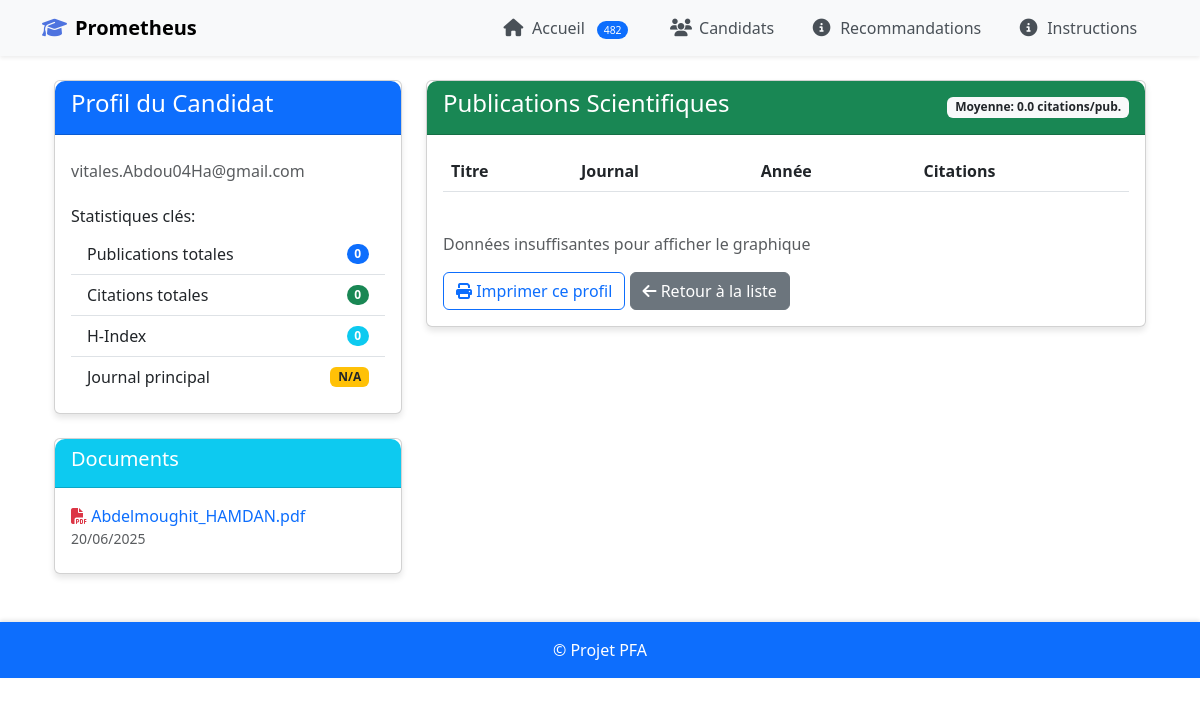
Screenshot of /candidate/1 with the database file from the repository.
### app/models.py (models this page shows, shortened)
class Candidate(db.Model):
    id = db.Column(db.Integer, primary_key=True)
    first_name = db.Column(db.String(100), nullable=False)
    last_name = db.Column(db.String(100), nullable=False)
    email = db.Column(db.String(120), unique=True, nullable=False)
    date_added = db.Column(db.DateTime, default=datetime.utcnow)
    documents = db.relationship('Document', backref='candidate', lazy=True, cascade="all, delete-orphan")
    publications = db.relationship('Publication', backref='candidate', lazy=True, cascade="all, delete-orphan")

class Document(db.Model):
    id = db.Column(db.Integer, primary_key=True)
    filename = db.Column(db.String(255), nullable=False)
    filepath = db.Column(db.String(255), nullable=False)
    upload_date = db.Column(db.DateTime, default=datetime.utcnow)
    candidate_id = db.Column(db.Integer, db.ForeignKey('candidate.id'), nullable=False)
    extracted_data = db.Column(db.JSON)

### app/routes.py (the view)
@bp.route('/candidate/<int:candidate_id>')
def candidate_detail(candidate_id):
    candidate = Candidate.query.get_or_404(candidate_id)
    publications = Publication.query.filter_by(candidate_id=candidate_id)\
                                    .order_by(Publication.year.desc()).all()
    citations_by_year = {}
    for pub in publications:
        year = pub.year
        citations = pub.citations or 0
        if year:
            citations_by_year[year] = citations_by_year.get(year, 0) + citations
    years = sorted(citations_by_year.keys()) if citations_by_year else []
    citations_by_year_values = [citations_by_year[year] for year in years] if years else []
    citations_list = [pub.citations or 0 for pub in publications]
    if publications:
        journal_counts = {}
        for pub in publications:
            journal = pub.journal or "Inconnu"
            journal_counts[journal] = journal_counts.get(journal, 0) + 1
        top_journal = max(journal_counts, key=journal_counts.get)
    else:
        top_journal = "N/A"
    stats = {
        'total_publications': len(publications),
        'total_citations': sum(citations_list),
        'h_index': calculate_h_index(citations_list),
        'avg_citations': sum(citations_list) / len(publications) if publications else 0,
        'top_journal': top_journal,
        'years': years,
        'citations_by_year': citations_by_year_values
    }
    return render_template(
        'candidate_detail.html',
        candidate=candidate,
        publications=publications,
        stats=stats
    )

### app/utils/evaluation.py (called while the page is built)
def calculate_h_index(citations):
    citations = sorted((c for c in citations if c is not None), reverse=True)
    h = 0
    for i, c in enumerate(citations):
        if c >= i + 1:
            h = i + 1
    return h

### app/templates/candidate_detail.html (shortened to what this page needs)
{% extends "base.html" %}
{% block content %}
<div class="container">
    <div class="row mt-4">
        <div class="col-md-4">
            <div class="card mb-4">
                <div class="card-header bg-primary text-white">
                    <h4>Profil du Candidat</h4>
                </div>
                <div class="card-body">
                    <p class="text-muted">{{ candidate.email }}</p>
                    <div class="mt-4">
                        <h6>Statistiques clés:</h6>
                        <ul class="list-group list-group-flush">
                            <li class="list-group-item d-flex justify-content-between align-items-center">
                                Publications totales
                                <span class="badge bg-primary rounded-pill">{{ stats.total_publications }}</span>
                            </li>
                            <li class="list-group-item d-flex justify-content-between align-items-center">
                                Citations totales
                                <span class="badge bg-success rounded-pill">{{ stats.total_citations }}</span>
                            </li>
                            <li class="list-group-item d-flex justify-content-between align-items-center">
                                H-Index
                                <span class="badge bg-info rounded-pill">{{ stats.h_index }}</span>
                            </li>
                            <li class="list-group-item d-flex justify-content-between align-items-center">
                                Journal principal
                                <span class="badge bg-warning text-dark">{{ stats.top_journal }}</span>
                            </li>
                        </ul>
                    </div>
                </div>
            </div>
            <div class="card">
                <div class="card-header bg-info text-white">
                    <h5>Documents</h5>
                </div>
                <div class="card-body">
                    {% if candidate.documents %}
                        {% for doc in candidate.documents %}
                            <div class="mb-2">
                                <a href="{{ url_for('static', filename='uploads/' + doc.filename) }}"
                                   target="_blank" class="text-decoration-none">
                                    <i class="fas fa-file-pdf text-danger"></i> {{ doc.filename }}
                                </a>
                                <small class="text-muted d-block">{{ doc.upload_date.strftime('%d/%m/%Y') }}</small>
                            </div>
                        {% endfor %}
                    {% else %}
                        <p class="text-muted">Aucun document trouvé</p>
                    {% endif %}
                </div>
            </div>
        </div>
        <div class="col-md-8">
            <div class="card">
                <div class="card-header bg-success text-white">
                    <div class="d-flex justify-content-between align-items-center">
                        <h4>Publications Scientifiques</h4>
                        <span class="badge bg-light text-dark">
                            Moyenne: {{ "%.1f"|format(stats.avg_citations) }} citations/pub.
                        </span>
                    </div>
                </div>
                <div class="card-body">
                    <div class="table-responsive">
                        <table class="table table-hover">
                            <thead>
                                <tr>
                                    <th>Titre</th>
                                    <th>Journal</th>
                                    <th>Année</th>
                                    <th>Citations</th>
                                </tr>
                            </thead>
                        </table>
                    </div>
                    <div class="mt-4">
                    </div>
                    <div class="mt-3">
                        <button class="btn btn-outline-primary" onclick="window.print()">
                            <i class="fas fa-print"></i> Imprimer ce profil
                        </button>
                        <a href="{{ url_for('main.list_candidates') }}" class="btn btn-secondary">
                            <i class="fas fa-arrow-left"></i> Retour à la liste
                        </a>
                    </div>
                </div>
            </div>
        </div>
    </div>
</div>
{% endblock %}
{% block scripts %}
<link rel="stylesheet" href="https://cdnjs.cloudflare.com/ajax/libs/font-awesome/6.5.0/css/all.min.css">
{% endblock %}

### app/static/css/main.css (style rules this page uses)
body { font-family: 'Segoe UI', Tahoma, Geneva, Verdana, sans-serif; background-color: #f8f9fa; }
.card { border-radius: 10px; box-shadow: 0 4px 6px rgba(0, 0, 0, 0.1); transition: transform 0.3s ease; }
.card-header { border-radius: 10px 10px 0 0 !important; }
.table th { background-color: #f1f1f1; font-weight: 600; }
.btn { border-radius: 8px; padding: 8px 16px; font-weight: 500; }
.bg-primary { background-color: #3f51b5 !important; }
.bg-info { background-color: #17a2b8 !important; }
.bg-success { background-color: #28a745 !important; }
.card { border: none; border-radius: 10px; overflow: hidden; }
.card-header { font-weight: 600; }

### rows the page displays
Candidate: email "vitales.Abdou04Ha@gmail.com"
Document: filename "Abdelmoughit_HAMDAN.pdf", upload_date "20/06/2025"

### other values shown
{{ stats.total_publications }} "0"
{{ stats.total_citations }} "0"
{{ stats.h_index }} "0"
{{ stats.top_journal }} "N/A"
{{ "%.1f"|format(stats.avg_citations) }} "0.0"
